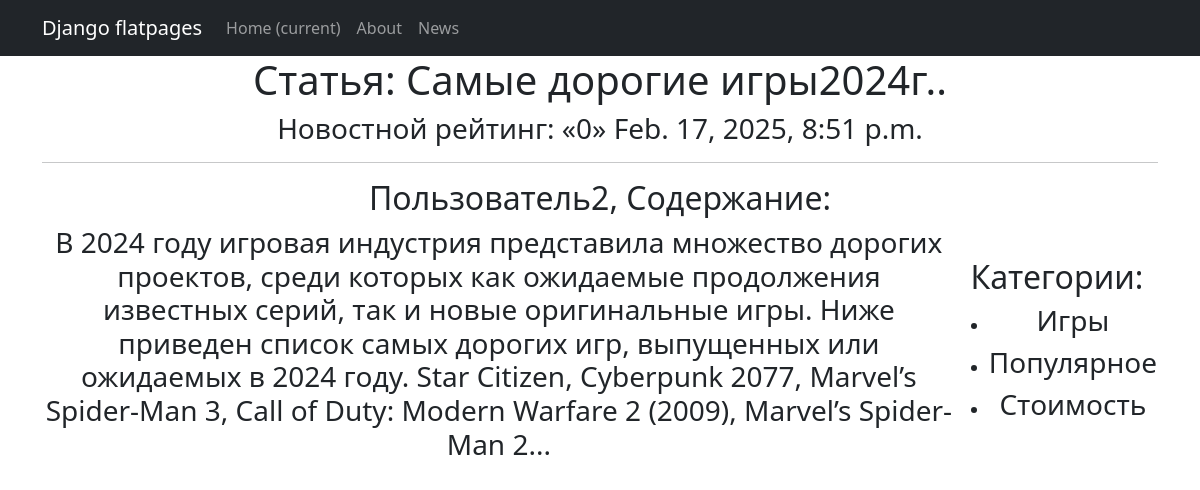
The page /news/2 on the database its author committed.
### News_Portal/models.py (models this page shows, shortened)
class Post(models.Model):
    post_link = models.ForeignKey(Author, on_delete=models.CASCADE)
    field_choice = models.BooleanField(default=0, choices=POSTS_CHOIСES)   # 0 - статья \ 1 - новость
    date_time_create = models.DateTimeField(auto_now_add=True)
    categories = models.ManyToManyField(Category, through='PostCategory')
    name_post = models.TextField()
    text_post = models.TextField()
    rating_post_user = models.IntegerField(default=0)   #возможно нужно чтото придумать
    def get_categories(self):
        return self.categories.all()
    def get_post_type_display(self):
        return dict(POSTS_CHOIСES)[self.field_choice]

class Author(models.Model):
    author = models.OneToOneField(User, on_delete=models.CASCADE)
    user_rating = models.IntegerField(default=0)

class Category(models.Model):
    name_category = models.CharField(max_length=30, unique=True)

### News_Portal/views.py (the view)
# urls.py: path('<int:pk>', PostDetail.as_view(), name='post_info'),
class PostDetail(DetailView):
    model = Post
    template_name = 'news_portal/new.html'
    context_object_name = 'new'

### News_Portal/templatetags/custom_filters.py (called while the page is built)
@register.filter()
def censor(value: str):
    if not isinstance(value, str):
        raise TypeError("Фильтр censor может применяться только к строкам.")
    text = value.split()
    censored_text = []
    for word in text:
        word_lower = word.lower()
        if word_lower in [i.lower() for i in censorship]: # Список comprehension для сравнения в нижнем регистре
            symbols = len(word)
            censored_word = word[0] + '*' * (symbols - 1)
            censored_text.append(censored_word)
        else:
            censored_text.append(word) # Добавляем оригинальное слово, если оно не в списке цензуры
    return " ".join(censored_text)

### templates/news_portal/new.html (shortened to what this page needs)
{% extends 'flatpages/default.html' %}
{% load custom_filters %}
{% block content %}
   <h1>{{ new.get_post_type_display }}: {{ new.name_post }}.</h1>
   <h3>Новостной рейтинг: «{{ new.rating_post_user }}» {{ new.date_time_create }}</h3>
   {% if new %}
   <hr>
       <h2>{{ new.post_link.author }}, Содержание:</h2>
       <table>
           <tr>
               <td><h3>{{ new.text_post|censor|safe }}</h3></td>
               <td><h2>Категории:</h2>
                   <ul>
                       {% for category in new.get_categories %}
                       <li><h3>{{ category.name_category }}</h3></li>
                       {% endfor %}
                   </ul>
               </td>
           </tr>
       </table>
   {% else %}
       <h2>Такой новости больше нет!</h2>
   {% endif %}
{% endblock content %}

### rows shown on the page
Post: post_type "Статья", name_post "Самые дорогие игры2024г.", rating_post_user "0", date_time_create "Feb. 17, 2025, 8:51 p.m.", post_link.author "Пользователь2", text_post|censor "В 2024 году игровая индустрия представила множество дорогих проектов, среди которых как ожидаемые продолжения известных серий, так и новые оригинальные игры. Ниже приведен список самых дорогих игр, выпущенных или ожидаемых в 2024 году. Star Citizen, Cyberpunk 2077, Marvel’s Spider-Man 3, Call of Duty: Modern Warfare 2 (2009), Marvel’s Spider-Man 2..."
Category: name_category "Игры"
Category: name_category "Популярное"
Category: name_category "Стоимость"
